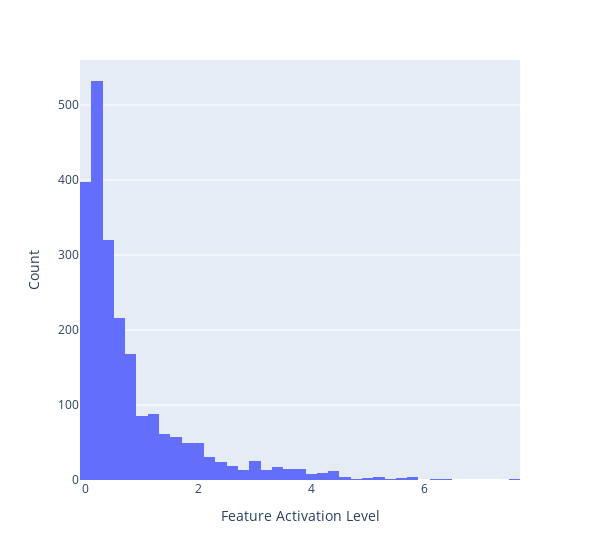

Here is the notebook cell this chart was saved with:
### Code cell
import plotly.express as px
fig = px.histogram(feature_activation["feature_acts_all"], width=600, nbins=50)
fig.update_xaxes(title_text="Feature Activation Level")
fig.update_yaxes(title_text="Count")
fig.update_layout(showlegend=False)
fig.show()

### Figure 1 — Plotly figure (JSON) as saved in the notebook; plotly's stock layout.template omitted (floating-point values rounded to 4 significant figures; data arrays with more than 128 entries replaced by an {"elided": "..."} marker saying what was removed)
{"data": [{"alignmentgroup": "True", "bingroup": "x", "hovertemplate": "variable=0<br>value=%{x}<br>count=%{y}<extra></extra>", "legendgroup": "0", "marker": {"color": "#636efa", "pattern": {"shape": ""}}, "name": "0", "nbinsx": 50, "offsetgroup": "0", "orientation": "v", "showlegend": true, "type": "histogram", "x": {"elided": "2251 float values"}, "xaxis": "x", "yaxis": "y"}], "layout": {"barmode": "relative", "legend": {"title": {"text": "variable"}, "tracegroupgap": 0}, "margin": {"t": 60}, "showlegend": false, "width": 600, "xaxis": {"anchor": "y", "domain": [0, 1], "title": {"text": "Feature Activation Level"}}, "yaxis": {"anchor": "x", "domain": [0, 1], "title": {"text": "Count"}}}}
